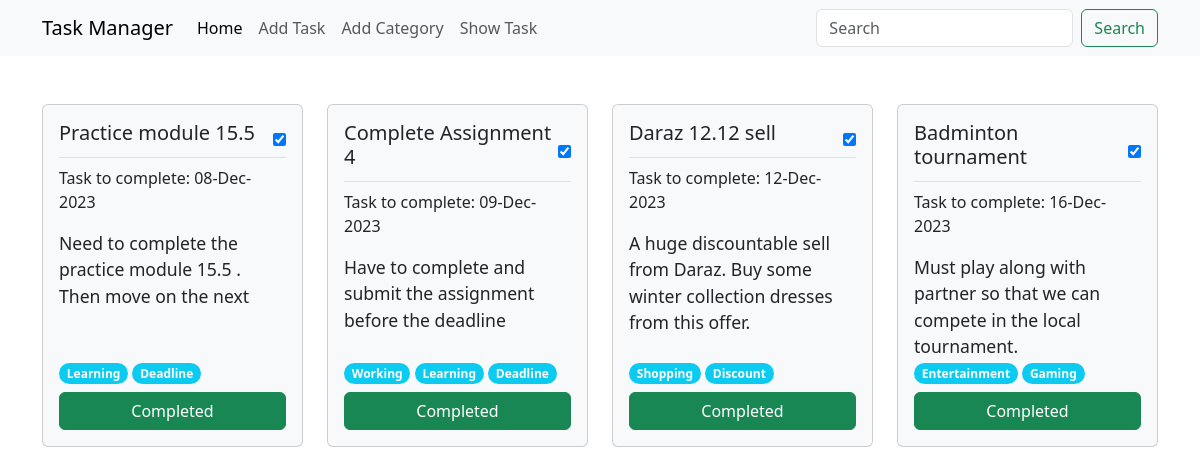
Before: /show_task/ with the older database file.
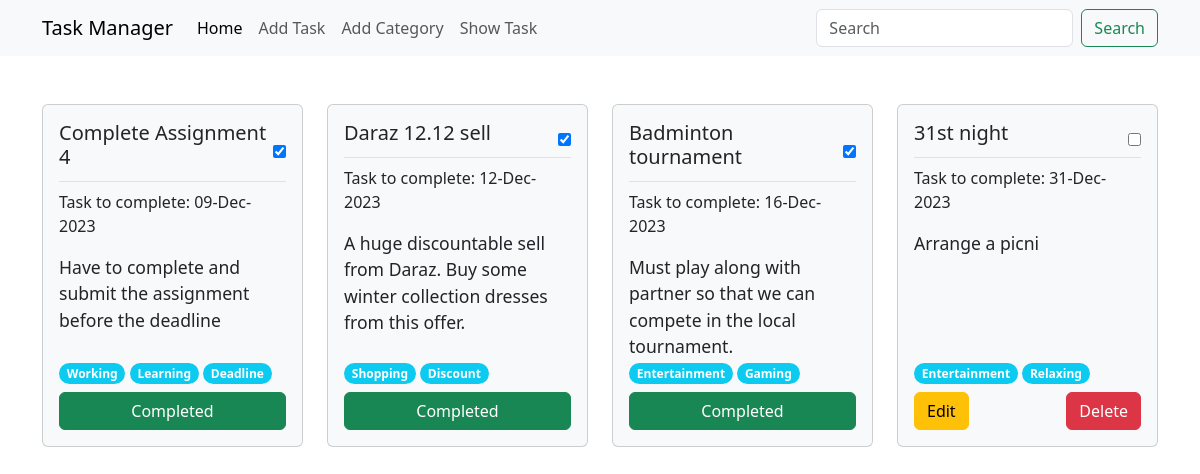
After: the same page with the newer database file.
### task/models.py (models this page shows, shortened)
class TaskModel(models.Model):
      taskTitle = models.CharField(max_length = 50)
      taskDescription = models.TextField()
      is_completed = models.BooleanField(default = False)
      task_assign_date = models.DateTimeField()
      categories = models.ManyToManyField(CategoryModel)

### category/models.py (models this page shows, shortened)
class CategoryModel(models.Model):
      category_name = models.CharField(max_length = 20)

### show_task/views.py (the view)
# urls.py: path('', views.show_task, name = 'show_task')
def show_task(request):
      mark_tasks_as_completed()
      tasks = TaskModel.objects.order_by('task_assign_date').all()
      return render(request, 'show_task.html', {'tasks': tasks})

### show_task/views.py (called while the page is built)
def mark_tasks_as_completed():
      overdue_tasks = TaskModel.objects.filter(task_assign_date__lt = timezone.now().date(), is_completed = False)
      completed_tasks = TaskModel.objects.filter(is_completed = True)
      for task in overdue_tasks:
            task.is_completed = True
            task.save()

### show_task/templates/show_task.html (shortened to what this page needs)
{% extends 'base.html' %}
{% block content %}
<div class="row row-cols-1 row-cols-md-4 g-4">
      {% for task in tasks %}
          <div class="col-md-3 ">
              <div class="card h-100 bg-light">
                  <div class="card-body d-flex flex-column">
                      <div class="d-flex justify-content-between align-items-center mb-2 border-bottom">
                          <h5 class="card-title pb-1">{{task.taskTitle}}</h5>
                          <input type="checkbox" aria-label="Checkbox for following text input" id="taskCheckbox{{ task.id }}" {% if task.is_completed %}checked{% endif %} onchange="updateIsCompleted(this)">
                      </div>
                      <div class="down-portion flex-grow-1">
                          <p class="card-text">Task to complete: {{ task.task_assign_date | date:"d-M-Y" }}</p>
                          <p class="card-text" style="font-weight: 500; font-size: 1.1em;">{{ task.taskDescription }}</p>
                      </div>
                      <div class="d-flex flex-row justify-content-start align-items-center">
                        <p class="card-text">
                              {% for category in task.categories.all %}
                                    <span class="badge rounded-pill bg-info">{{ category.category_name }}</span>
                              {% endfor %}
                          </p>
                      </div>
                          {% if task.is_completed %}
                              <a href="{% url 'completed' task.id %}" class="btn btn-success mt-2">Completed</a>
                          {% else %}
                              <div class="buttons mt-2 d-flex justify-content-between">
                                    <a href="{% url 'edit_task' task.id %}" class="btn btn-warning">Edit</a>
                                    <a href="{% url 'delete_task' task.id %}" class="btn btn-danger">Delete</a>
                              </div>
                          {% endif %}
                  </div>
              </div>
          </div>
      {% endfor %}
  </div>
{% endblock %}

### templates/base.html (shortened to what this page needs)
{% load static %}
<!doctype html>
<html lang="en">
  <head>
    <link rel="stylesheet" type="text/css" href="{% static 'css/style.css' %}">
    <link href="https://cdn.jsdelivr.net/npm/bootstrap@5.3.2/dist/css/bootstrap.min.css" rel="stylesheet">
  </head>
  <body>
      <nav class="navbar navbar-expand-lg bg-body-tertiary" style="background-color: #e3f2fd;">
            <div class="container container-fluid">
              <a class="navbar-brand" href="#">Task Manager</a>
              <div class="collapse navbar-collapse" id="navbarSupportedContent">
                <ul class="navbar-nav me-auto mb-2 mb-lg-0">
                  <li class="nav-item">
                    <a class="nav-link active" aria-current="page" href="{% url 'home' %}">Home</a>
                  </li>
                  <li class="nav-item">
                    <a class="nav-link" href="{% url 'add_task' %}">Add Task</a>
                  </li>
                  <li class="nav-item">
                        <a class="nav-link" href="{% url 'add_category' %}">Add Category</a>
                  </li>
                  <li class="nav-item">
                    <a class="nav-link" href="{% url 'show_task' %}">Show Task</a>
                  </li>
                </ul>
                <form class="d-flex" role="search">
                  <input class="form-control me-2" type="search" placeholder="Search" aria-label="Search">
                  <button class="btn btn-outline-success" type="submit">Search</button>
                </form>
              </div>
            </div>
          </nav>
          <div class="container pt-5">
            {% block content %}
            {% endblock %}
          </div>
  </body>
</html>

Changed rows visible on the page:
removed TaskModel: taskTitle "Practice module 15.5", is_completed "☑", task_assign_date "08-Dec-2023", taskDescription "Need to complete the practice module 15.5 . Then move on the next", shows "Completed", CategoryModel (category_name "Learning"), CategoryModel (category_name "Deadline")
added TaskModel: taskTitle "31st night", task_assign_date "31-Dec-2023", taskDescription "Arrange a picni", shows "Edit", CategoryModel (category_name "Entertainment")
now on this page (row unchanged): CategoryModel: category_name "Relaxing", shown under "31st night"
